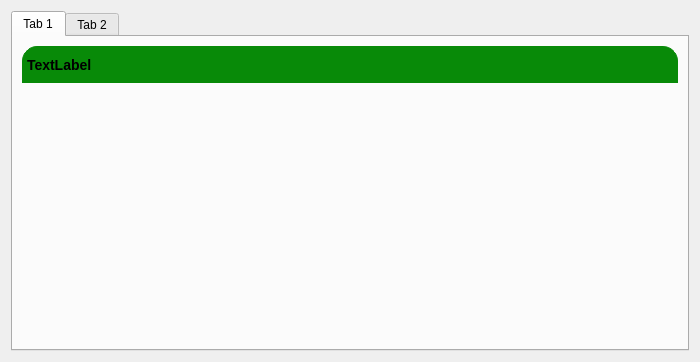
<?xml version="1.0" encoding="UTF-8"?>
<ui version="4.0">
 <class>Form</class>
 <widget class="QWidget" name="Form">
  <property name="geometry">
   <rect>
    <x>0</x>
    <y>0</y>
    <width>700</width>
    <height>362</height>
   </rect>
  </property>
  <property name="windowTitle">
   <string>Form</string>
  </property>
  <layout class="QVBoxLayout" name="verticalLayout">
   <item>
    <widget class="QTabWidget" name="tabWidget">
     <property name="styleSheet">
      <string notr="true"/>
     </property>
     <property name="currentIndex">
      <number>0</number>
     </property>
     <widget class="QWidget" name="tab">
      <attribute name="title">
       <string>Tab 1</string>
      </attribute>
      <layout class="QVBoxLayout" name="verticalLayout_2">
       <item>
        <layout class="QGridLayout" name="gridLayout_2">
         <item row="2" column="0">
          <widget class="PyDMEmbeddedDisplay" name="PyDMEmbeddedDisplay_2">
           <property name="sizePolicy">
            <sizepolicy hsizetype="Preferred" vsizetype="Fixed">
             <horstretch>0</horstretch>
             <verstretch>0</verstretch>
            </sizepolicy>
           </property>
           <property name="minimumSize">
            <size>
             <width>400</width>
             <height>32</height>
            </size>
           </property>
           <property name="maximumSize">
            <size>
             <width>16777215</width>
             <height>38</height>
            </size>
           </property>
           <property name="toolTip">
            <string/>
           </property>
           <property name="macros" stdset="0">
            <string>{&quot;MOTOR&quot;:&quot;${PHI_MOTOR}&quot;}</string>
           </property>
           <property name="filename" stdset="0">
            <string>motors.ui</string>
           </property>
          </widget>
         </item>
         <item row="3" column="0">
          <widget class="PyDMEmbeddedDisplay" name="PyDMEmbeddedDisplay_3">
           <property name="sizePolicy">
            <sizepolicy hsizetype="Preferred" vsizetype="Fixed">
             <horstretch>0</horstretch>
             <verstretch>0</verstretch>
            </sizepolicy>
           </property>
           <property name="minimumSize">
            <size>
             <width>400</width>
             <height>32</height>
            </size>
           </property>
           <property name="maximumSize">
            <size>
             <width>16777215</width>
             <height>38</height>
            </size>
           </property>
           <property name="toolTip">
            <string/>
           </property>
           <property name="macros" stdset="0">
            <string>{&quot;MOTOR&quot;:&quot;${MU_MOTOR}&quot;}</string>
           </property>
           <property name="filename" stdset="0">
            <string>motors.ui</string>
           </property>
          </widget>
         </item>
         <item row="4" column="0">
          <widget class="PyDMEmbeddedDisplay" name="PyDMEmbeddedDisplay_4">
           <property name="sizePolicy">
            <sizepolicy hsizetype="Preferred" vsizetype="Fixed">
             <horstretch>0</horstretch>
             <verstretch>0</verstretch>
            </sizepolicy>
           </property>
           <property name="minimumSize">
            <size>
             <width>400</width>
             <height>32</height>
            </size>
           </property>
           <property name="maximumSize">
            <size>
             <width>16777215</width>
             <height>38</height>
            </size>
           </property>
           <property name="toolTip">
            <string/>
           </property>
           <property name="macros" stdset="0">
            <string>{&quot;MOTOR&quot;:${NU_MOTOR}}</string>
           </property>
           <property name="filename" stdset="0">
            <string>motors.ui</string>
           </property>
          </widget>
         </item>
         <item row="1" column="0">
          <widget class="PyDMEmbeddedDisplay" name="PyDMEmbeddedDisplay">
           <property name="sizePolicy">
            <sizepolicy hsizetype="Preferred" vsizetype="Fixed">
             <horstretch>0</horstretch>
             <verstretch>0</verstretch>
            </sizepolicy>
           </property>
           <property name="minimumSize">
            <size>
             <width>400</width>
             <height>32</height>
            </size>
           </property>
           <property name="maximumSize">
            <size>
             <width>16777215</width>
             <height>38</height>
            </size>
           </property>
           <property name="toolTip">
            <string/>
           </property>
           <property name="macros" stdset="0">
            <string>{&quot;MOTOR&quot;:&quot;${CHI_MOTOR}&quot;}</string>
           </property>
           <property name="filename" stdset="0">
            <string>motors.ui</string>
           </property>
          </widget>
         </item>
         <item row="6" column="0">
          <widget class="PyDMEmbeddedDisplay" name="PyDMEmbeddedDisplay_6">
           <property name="sizePolicy">
            <sizepolicy hsizetype="Preferred" vsizetype="Fixed">
             <horstretch>0</horstretch>
             <verstretch>0</verstretch>
            </sizepolicy>
           </property>
           <property name="minimumSize">
            <size>
             <width>400</width>
             <height>32</height>
            </size>
           </property>
           <property name="maximumSize">
            <size>
             <width>16777215</width>
             <height>38</height>
            </size>
           </property>
           <property name="toolTip">
            <string/>
           </property>
           <property name="macros" stdset="0">
            <string>{&quot;MOTOR&quot;:&quot;${DEL_MOTOR}&quot;}</string>
           </property>
           <property name="filename" stdset="0">
            <string>motors.ui</string>
           </property>
          </widget>
         </item>
         <item row="5" column="0">
          <widget class="PyDMEmbeddedDisplay" name="PyDMEmbeddedDisplay_5">
           <property name="sizePolicy">
            <sizepolicy hsizetype="Preferred" vsizetype="Fixed">
             <horstretch>0</horstretch>
             <verstretch>0</verstretch>
            </sizepolicy>
           </property>
           <property name="minimumSize">
            <size>
             <width>400</width>
             <height>32</height>
            </size>
           </property>
           <property name="maximumSize">
            <size>
             <width>16777215</width>
             <height>38</height>
            </size>
           </property>
           <property name="toolTip">
            <string/>
           </property>
           <property name="macros" stdset="0">
            <string>{&quot;MOTOR&quot;:&quot;${ETA_MOTOR}&quot;}</string>
           </property>
           <property name="filename" stdset="0">
            <string>motors.ui</string>
           </property>
          </widget>
         </item>
         <item row="0" column="0">
          <widget class="QLabel" name="label">
           <property name="font">
            <font>
             <pointsize>-1</pointsize>
             <weight>75</weight>
             <bold>true</bold>
            </font>
           </property>
           <property name="styleSheet">
            <string notr="true"> QLabel {
    qproperty-alignment: AlignCenter;
    border: 1px solid #088A08;
    border-top-left-radius: 15px;
    border-top-right-radius: 15px;
    background-color: #088A08;
    padding: 5px 0px;
    color: rgb(0, 0, 0);
    max-height: 25px;
    font-size: 14px;
}</string>
           </property>
           <property name="text">
            <string>TextLabel</string>
           </property>
          </widget>
         </item>
        </layout>
       </item>
      </layout>
     </widget>
     <widget class="QWidget" name="tab_2">
      <attribute name="title">
       <string>Tab 2</string>
      </attribute>
     </widget>
    </widget>
   </item>
  </layout>
 </widget>
 <customwidgets>
  <customwidget>
   <class>PyDMEmbeddedDisplay</class>
   <extends>QFrame</extends>
   <header>pydm.widgets.embedded_display</header>
  </customwidget>
 </customwidgets>
 <resources/>
 <connections/>
</ui>
